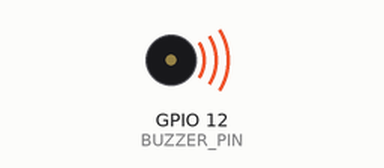
Simulated run of this program. Board: Raspberry Pi (BCM pin numbers). On the bench: buzzer (waves = sounding). At 2.0 s the program stops and its outputs stay as they are.

Above: at 0.1 s.
At 2.1 s:
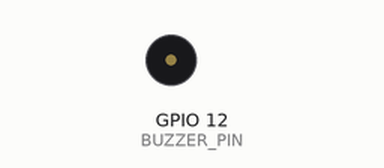
Timing chart, 0 to 3.5 s (numbered marks = the images above):
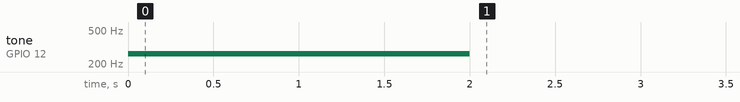

The program:

piezo_buzzer.py
```python
import RPi.GPIO as GPIO
import time

BUZZER_PIN = 12

GPIO.setmode(GPIO.BCM)
GPIO.setup(BUZZER_PIN, GPIO.OUT)

pwm = GPIO.PWM(BUZZER_PIN, 262)  # 4옥타브 도음 (262 주파수)
pwm.start(50)

time.sleep(2)
pwm.ChangeDutyCycle(0)  # 부저음이 나지 않음

pwm.stop()
GPIO.cleanup()
```

Measured:
- by itself, tone on GPIO 12 (BUZZER_PIN): silent → 262 Hz at 0.00 s, → silent 2.0 s later
